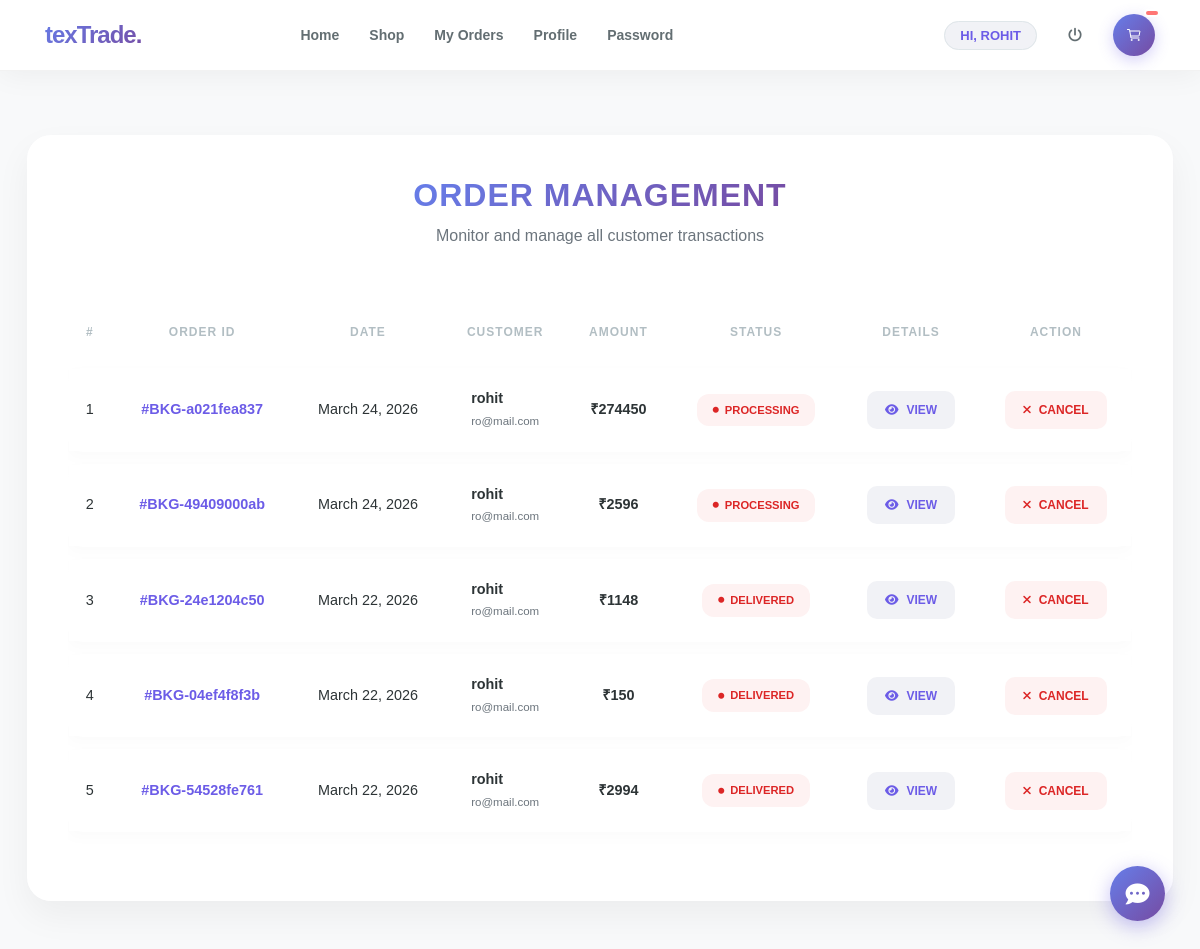
The app's page /admin_viewBooking (signed in), older data.
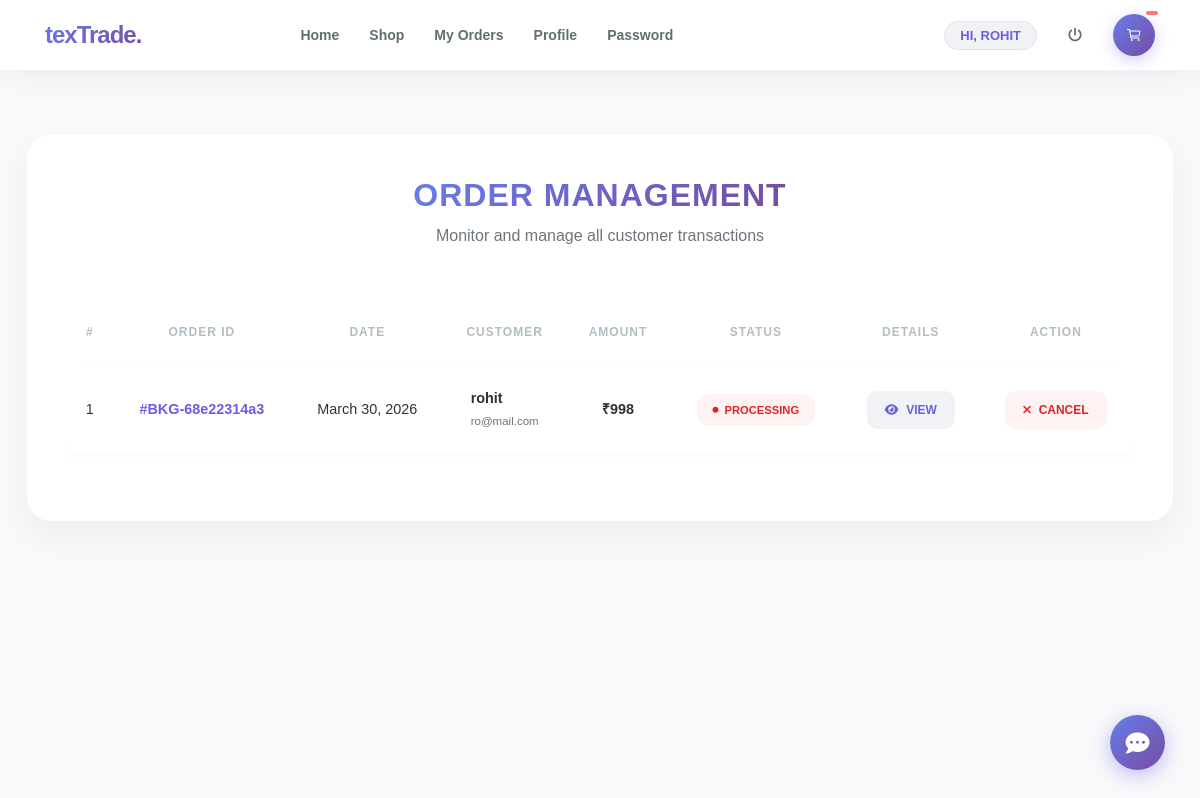
The same page, newer data.
### textiles/models.py (models this page shows, shortened)
class Booking(models.Model):
    id = models.AutoField(primary_key=True)
    status = models.CharField(max_length=30,null=True)
    profile = models.ForeignKey(Profile, on_delete=models.CASCADE, null=True)
    booking_id = models.CharField(max_length=200, unique=True, blank=True)
    book_date = models.CharField(max_length=30, null=True)
    total = models.IntegerField(null=True)
    payment = models.ForeignKey(Payment, on_delete=models.SET_NULL, null=True, blank=True )

class Profile(models.Model):
    id = models.AutoField(primary_key=True)
    user = models.OneToOneField(User, on_delete=models.CASCADE, null=True)
    dob = models.DateField(null=True)
    city = models.CharField(max_length=30, null=True)
    address = models.CharField(max_length=50, null=True)
    contact = models.CharField(max_length=10, null=True)
    image = models.FileField(upload_to='images/', null=True)
    role = models.CharField(
        max_length=20,
        choices=[('user', 'User'), ('vendor', 'Vendor'), ('admin', 'Admin')],
        default='user'
    )

### textiles/views.py (the view)
# urls.py: path('admin_viewBooking', Admin_View_Booking, name='admin_viewBooking'),
def Admin_View_Booking(request):
    if not request.user.is_authenticated:
        return redirect('login_admin')
    book = Booking.objects.all().order_by('-id')
    d = {'book': book}
    return render(request, 'admin_viewBokking.html', d)

### textiles/templates/admin_viewBokking.html (shortened to what this page needs)
{% extends 'navigation.html' %}
{% block body %}
{% load static %}
<link rel="stylesheet" href="https://cdnjs.cloudflare.com/ajax/libs/font-awesome/6.0.0/css/all.min.css">
<div class="container-fluid">
    <div class="table-container">
        <div class="text-center mb-5">
            <h2 class="page-title">Order Management</h2>
            <p class="text-muted">Monitor and manage all customer transactions</p>
        </div>
        <div class="table-responsive">
            <table class="table custom-table" id="myTable">
                <thead>
                    <tr>
                        <th>#</th>
                        <th>Order ID</th>
                        <th>Date</th>
                        <th>Customer</th>
                        <th>Amount</th>
                        <th>Status</th>
                        <th>Details</th>
                        <th>Action</th>
                    </tr>
                </thead>
                <tbody>
                    {% for i in book %}
                    <tr>
                        <td>{{ forloop.counter }}</td>
                        <td class="font-weight-bold" style="color: var(--accent-purple);">#{{ i.booking_id }}</td>
                        <td>{{ i.book_date }}</td>
                        <td>
                            <div class="text-left d-inline-block">
                                <div class="font-weight-bold">{{ i.profile.user.username }}</div>
                                <small class="text-muted">{{ i.profile.user.email }}</small>
                            </div>
                        </td>
                        <td class="price-text">₹{{ i.total }}</td>
                        <td>
                            <a href="{% url 'Edit_status' i.booking_id i.id %}" class="text-decoration-none">
                                <span class="status-pill
                                    {% if i.status == 'Pending' %} status-pending
                                    {% elif i.status == 'Completed' %} status-completed
                                    {% else %} status-cancelled {% endif %}">
                                    <i class="fas fa-circle" style="font-size: 6px;"></i> {{ i.status }}
                                </span>
                            </a>
                        </td>
                        <td>
                            <a href="{% url 'admin_booking_detail' i.booking_id i.id i.profile.user.id %}" class="text-decoration-none">
                                <button class="btn-action btn-view">
                                    <i class="fas fa-eye"></i> View
                                </button>
                            </a>
                        </td>
                        <td>
                            <a href=" " onclick="return confirm('Are you sure you want to cancel this booking?')" class="text-decoration-none">
                                <button class="btn-action btn-cancel">
                                    <i class="fas fa-times"></i> Cancel
                                </button>
                            </a>
                        </td>
                    </tr>
                    {% endfor %}
                </tbody>
            </table>
        </div>
    </div>
</div>
{% endblock %}

Row changes from the older to the newer data that the page shows:
removed Booking: booking_id "BKG-a021fea837", book_date "March 24, 2026", profile.user.username "rohit", profile.user.email "ro@mail.com", total "274450", status "PROCESSING"
removed Booking: booking_id "BKG-49409000ab", book_date "March 24, 2026", profile.user.username "rohit", profile.user.email "ro@mail.com", total "2596", status "PROCESSING"
removed Booking: booking_id "BKG-24e1204c50", book_date "March 22, 2026", profile.user.username "rohit", profile.user.email "ro@mail.com", total "1148", status "DELIVERED"
removed Booking: booking_id "BKG-04ef4f8f3b", book_date "March 22, 2026", profile.user.username "rohit", profile.user.email "ro@mail.com", total "150", status "DELIVERED"
removed Booking: booking_id "BKG-54528fe761", book_date "March 22, 2026", profile.user.username "rohit", profile.user.email "ro@mail.com", total "2994", status "DELIVERED"
added Booking: booking_id "BKG-68e22314a3", book_date "March 30, 2026", profile.user.username "rohit", profile.user.email "ro@mail.com", total "998", status "PROCESSING"
